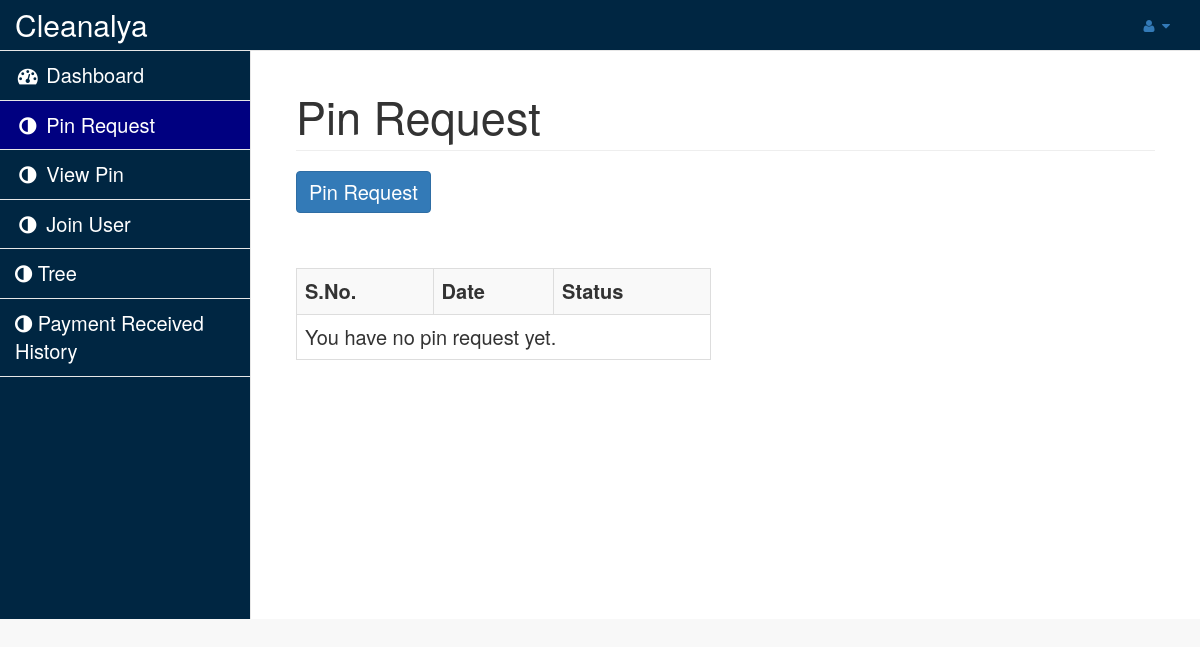
/pin-request.php (signed in), run on an earlier commit of the app's database.
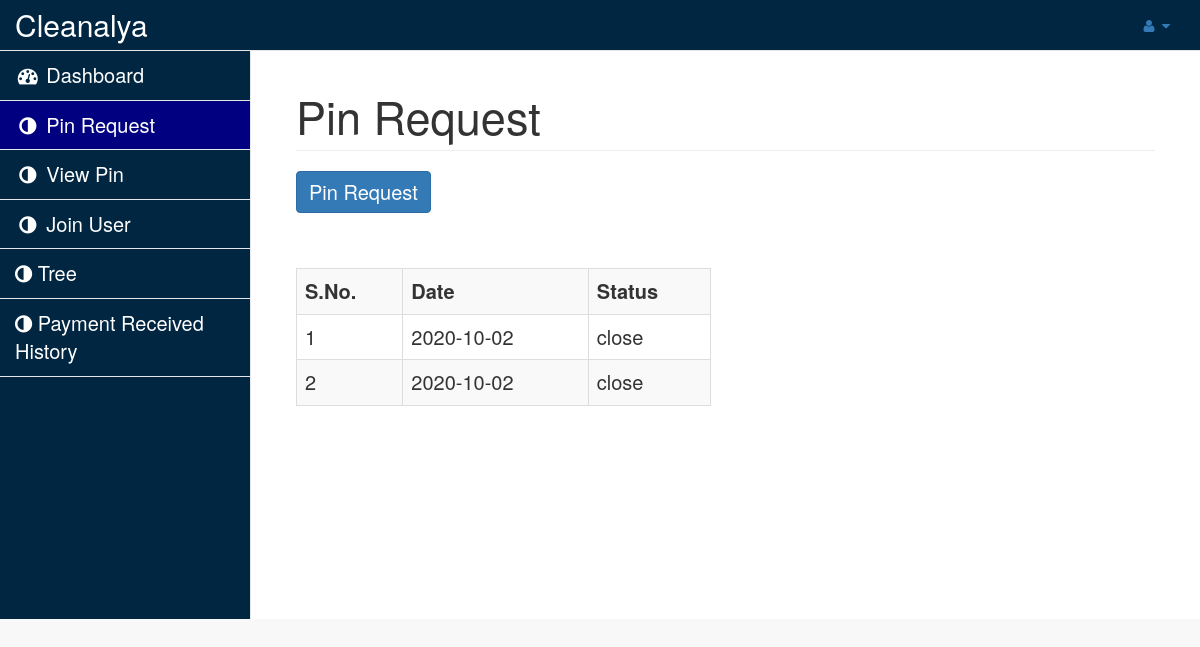
And on a later commit of the database.
### tables this page shows
CREATE TABLE `pin_request` (
  `id` int(11) NOT NULL,
  `email` varchar(50) NOT NULL,
  `date` date NOT NULL,
  `status` enum('open','close') NOT NULL DEFAULT 'open'
);

### pin-request.php (the view, shortened to what this page needs)
<?php
require('php-includes/connect.php');
$email = $_SESSION['userid'];
?>
<!DOCTYPE html>
<html lang="en">
<head>
    <link href="vendor/bootstrap/css/bootstrap.min.css" rel="stylesheet">
    <link href="vendor/metisMenu/metisMenu.min.css" rel="stylesheet">
    <link href="dist/css/sb-admin-2.css" rel="stylesheet">
    <link href="vendor/font-awesome/css/font-awesome.min.css" rel="stylesheet" type="text/css">
</head>
<body>
    <div id="wrapper" style="background-color: #002642">
        <?php include('php-includes/menu1.php'); ?>
        <div id="page-wrapper">
            <div class="container-fluid">
                <div class="row">
                    <div class="col-lg-12">
                        <h1 class="page-header" style="font-size:45px">Pin Request</h1>
                    </div>
                </div>
                <div class="row">
                	<div class="col-lg-4">
                    	<form method="get">
                            <div class="form-group">
                            	<input type="submit" name="pin_request" class="btn btn-primary" value="Pin Request" style="font-size:20px">
                            </div>
                        </form>
                    </div>
                </div>
                <div class="row">
                	<div class="col-lg-6">
                    	<br><br>
                    	<table class="table table-bordered table-striped" style="font-size:20px">
                        	<tr>
                            	<th>S.No.</th>
                                <th>Date</th>
                                <th>Status</th>
                            </tr>
                            <?php
							$i=1;
							$query = mysqli_query($con,"select * from pin_request where email='$email' order by id desc");
							if(mysqli_num_rows($query)>0){
								while($row=mysqli_fetch_array($query)){
									$date = $row['date'];
									$status = $row['status'];
								?>
                                	<tr>
                                    	<td><?php echo $i; ?></td>
                                        <td><?php echo $date; ?></td>
                                        <td><?php echo $status; ?></td>
                                    </tr>
                                <?php
									$i++;
								}
							}
							else{
							?>
                            	<tr>
                                	<td colspan="4">You have no pin request yet.</td>
                                </tr>
                            <?php
							}
							?>
                        </table>
                    </div>
                </div>
            </div>
        </div>
    </div>
</body>
</html>

What changed in the data, as far as the page shows it:
added pin_request: date "2020-10-02", status "close"
added pin_request: date "2020-10-02", status "close"
Also different on the page:
text no longer shown: "You have no pin request yet."
